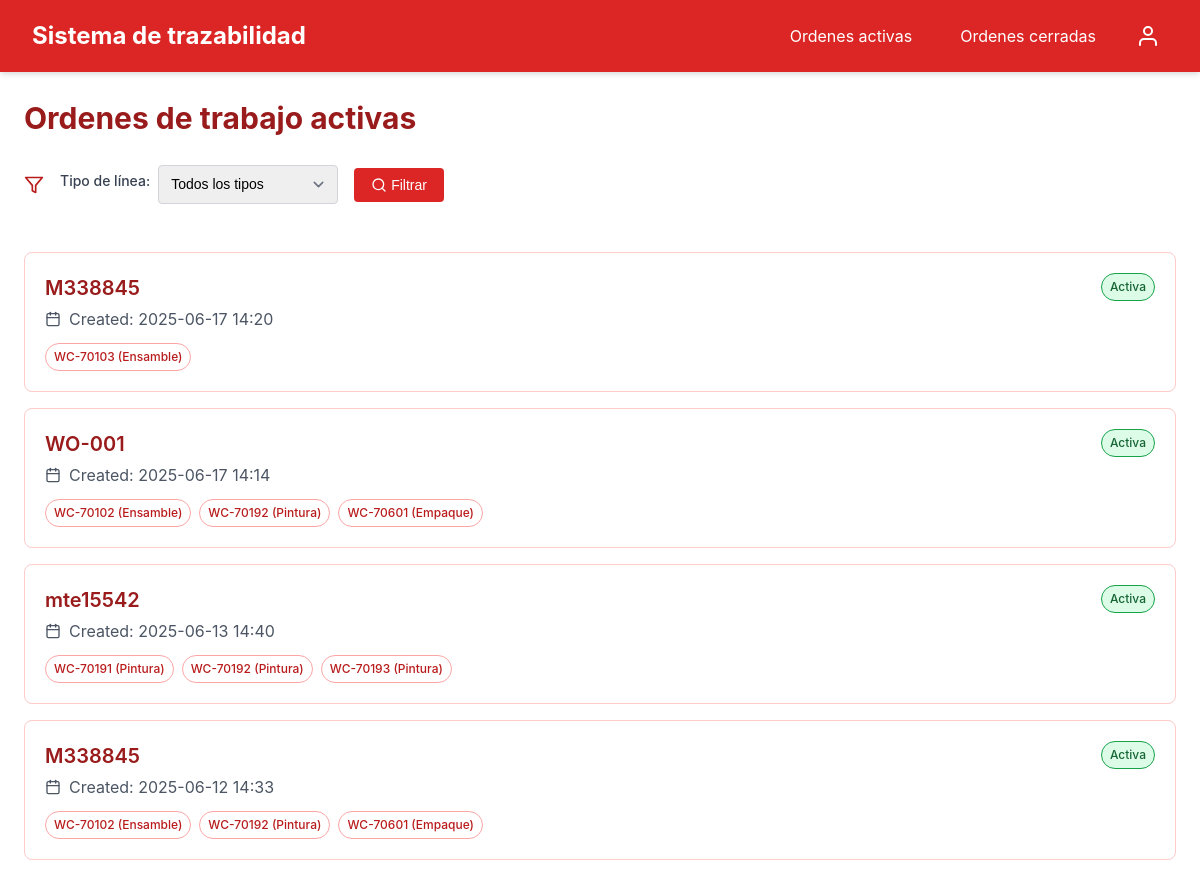
Page /ordenes-abiertas/ on the earlier database version.
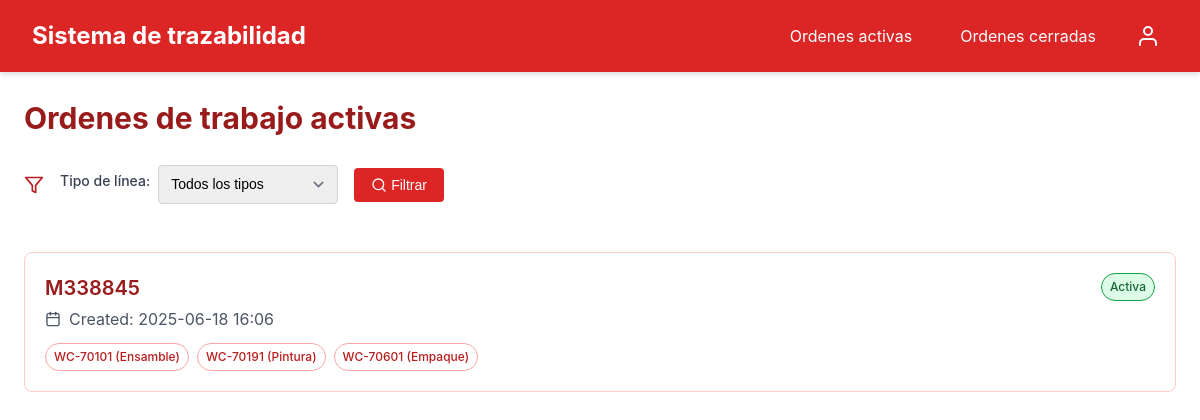
Same page on the later database version.
### system/models.py (models this page shows, shortened)
class WorkOrders(models.Model):
    number = models.CharField(max_length=100, db_index=True)
    status = models.BooleanField(default=True)  # active or closed
    cells = models.ManyToManyField(Cells, related_name='workOrderItems')
    pub_date = models.DateTimeField(default=timezone.now)
    closed_date = models.DateTimeField(null=True, blank=True)
    closedBy = models.ForeignKey(User, on_delete=models.SET_NULL, null=True, blank=True)
    current_stage = models.CharField(
        max_length=10,
        choices=[('ensamble', 'Ensamble'), ('pintura', 'Pintura'), ('empaque', 'Empaque')],
        default='ensamble'
    )
    class Meta:
        verbose_name_plural = "Work Orders"

class Cells(models.Model):
    LINE_TYPE_CHOICES = [
        ('ensamble', 'Ensamble'),
        ('pintura', 'Pintura'),
        ('empaque', 'Empaque')
    ]
    work_cell = models.CharField(max_length=100, unique=True)
    lineType = models.CharField(max_length=10, choices=LINE_TYPE_CHOICES)
    class Meta:
        verbose_name_plural = "Cells"

### system/views.py (the view)
# urls.py: path("ordenes-abiertas/", activeOrdersListView.as_view(), name="activeWorkOrders"),
class activeOrdersListView(ListView):
    model = WorkOrders
    template_name = 'system/activeWorkOrders.html'
    context_object_name = 'orders'
    paginate_by = 50
    def get_queryset(self):
        queryset = WorkOrders.objects.filter(status=True).order_by("-pub_date")
        line_type = self.request.GET.get('line_type')
        if line_type and line_type != 'all':
            queryset = queryset.filter(items__cells__lineType=line_type).distinct()
        cell_id = self.request.GET.get('cell')
        if cell_id and cell_id != 'all':
            try:
                queryset = queryset.filter(items__cells__lineType__id=int(cell_id)).distinct()
            except (ValueError, TypeError):
                pass
        return queryset
    def get_context_data(self, **kwargs):
        context = super().get_context_data(**kwargs)
        context['cells'] = Cells.objects.all()
        context['line_types'] = Cells.LINE_TYPE_CHOICES
        context['current_line_type'] = self.request.GET.get('line_type', 'all')
        context['current_cell'] = self.request.GET.get('cell', 'all')
        return context

### system/templates/system/activeWorkOrders.html (shortened to what this page needs)
{% extends 'system/base.html' %}
{% load static %}
{% block content %}
<div class="space-y">
    <div class="header">
        <h1 class="page-title"> Ordenes de trabajo activas </h1>
    </div>
    <form method="GET" class="flex items-center gap-4 mb-6">
        <svg xmlns="http://www.w3.org/2000/svg" width="20" height="20" viewBox="0 0 24 24" fill="none" stroke="currentColor" stroke-width="2" stroke-linecap="round" stroke-linejoin="round" class="text-red-700">
            <polygon points="22 3 2 3 10 12.46 10 19 14 21 14 12.46 22 3"></polygon>
        </svg>
        <div class="flex items-center gap-2">
            <label class="form-label" for="line_type">Tipo de línea:</label>
            <select name="line_type" id="line_type" class="form-control form-select" style="width: 180px">
                <option value="all" {% if current_line_type == 'all' %}selected{% endif %}>Todos los tipos</option>
            </select>
        </div>
        <button type="submit" class="btn btn-primary">
            <svg xmlns="http://www.w3.org/2000/svg" width="16" height="16" viewBox="0 0 24 24" fill="none" stroke="currentColor" stroke-width="2" stroke-linecap="round" stroke-linejoin="round" class="mr-1">
                <circle cx="11" cy="11" r="8"></circle>
                <path d="m21 21-4.35-4.35"></path>
            </svg>
            Filtrar
        </button>
    </form>
    <div class="grid">
        {% for order in orders %}
        <div class="card card-clickable" data-url="{% url 'activeWorkOrdersDetail' order.id %}" onclick="window.location.href=this.dataset.url">
            <div class="card-content">
                <div class="flex justify-between items-start">
                    <div>
                        <h3 class="text-xl font-semibold text-red-800">{{ order.number }}</h3>
                        <p class="text-gray-600 flex items-center mt-1">
                            Created: {{ order.pub_date|date:'Y-m-d H:i' }}
                        </p>
                        <div class="flex flex-wrap gap-2 mt-3">
                            {% for cell in order.cells.all %}
                            <span class="badge badge-outline">{{ cell.work_cell }} ({{ cell.get_lineType_display }})</span>
                            {% endfor %}
                        </div>
                    </div>
                    <span class="badge badge-success"> Activa </span>
                </div>
            </div>
        </div>
        {% empty %}
        <div class="text-center p-6">
            <p> No hay ordenes de trabajo activas {% if current_line_type != 'all' or current_cell != 'all' %}con los filtros seleccionados{% endif %}. </p>
        </div>
        {% endfor %}
    </div>
</div>
{% endblock %}

Differences in the rows shown:
removed WorkOrders: number "M338845", pub_date "2025-06-17 14:20"
no longer on this page (row unchanged): Cells: work_cell "WC-70103", lineType "Ensamble", shown under "M338845"
removed WorkOrders: number "WO-001", pub_date "2025-06-17 14:14", Cells (work_cell "WC-70601", lineType "Empaque")
no longer on this page (row unchanged): Cells: work_cell "WC-70102", lineType "Ensamble"
no longer on this page (row unchanged): Cells: work_cell "WC-70192", lineType "Pintura"
removed WorkOrders: number "mte15542", pub_date "2025-06-13 14:40", Cells (work_cell "WC-70191", lineType "Pintura")
no longer on this page (row unchanged): Cells: work_cell "WC-70193", lineType "Pintura", shown under "mte15542"
removed WorkOrders: number "M338845", pub_date "2025-06-12 14:33", Cells (work_cell "WC-70601", lineType "Empaque")
added WorkOrders: number "M338845", pub_date "2025-06-18 16:06", Cells (work_cell "WC-70191", lineType "Pintura"), Cells (work_cell "WC-70601", lineType "Empaque")
now on this page (row unchanged): Cells: work_cell "WC-70101", lineType "Ensamble", shown under "M338845"
